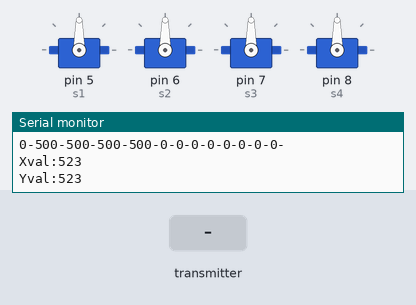
Bench run of a sketch on a simulated Arduino Uno, built with avr-gcc and run on an emulated ATmega328P. On the bench: 4 × servo, the last lines printed to the serial monitor. Inputs (shaded band) come from the test bench. No radio packets arrive unless stated.

Above: at 1.2 s.
1.3 s: the transmitter starts sending rInput.0 = 0
At 2.5 s:
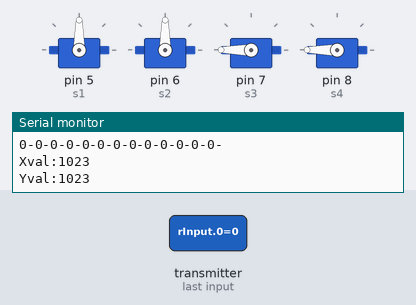
2.8 s: the transmitter starts sending rInput.1 = 512
At 3.6 s:
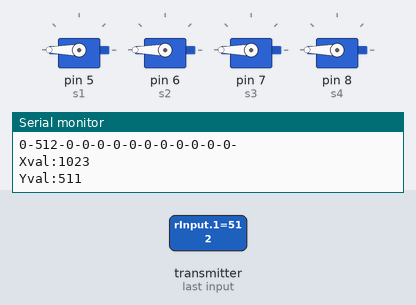
4.3 s: the transmitter starts sending rInput.2 = 1023
At 4.6 s:
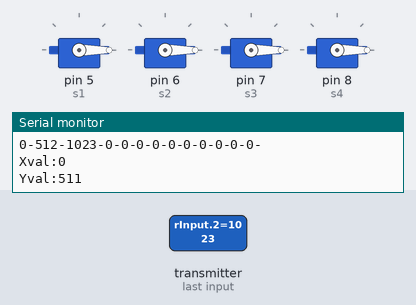
5.8 s: the transmitter starts sending rInput.1 = 1023
At 6.9 s:
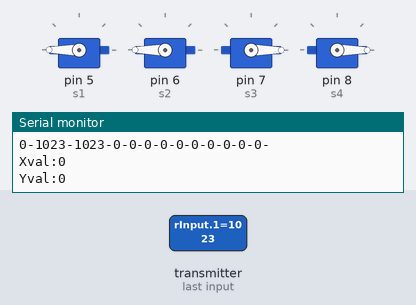
8.8 s: the transmitter starts sending rInput.1 = 0
At 9.8 s:
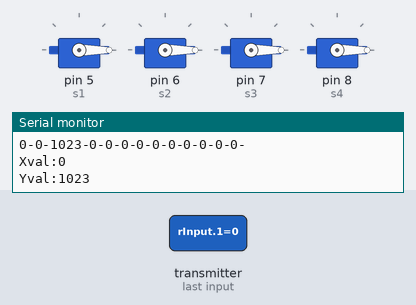
Timing chart, 0 to 11.3 s (numbered marks = the images above; inputs shaded):
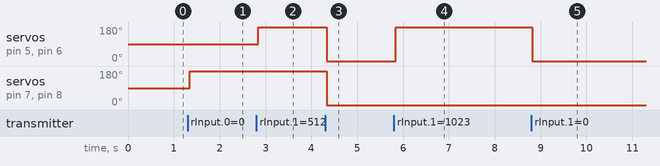

The sketch:

Robot_Receiver.ino
```cpp
#include <SPI.h>
#include<nRF24L01.h>
#include <RF24.h>

#include <Wire.h>
//def I2C slave address
#define SLAVE_ADDR 9
//define slave answer size
//#define ANSWERSIZE 5

#include <Servo.h>


RF24 radio(9,10); // CSN, CE <-WARNING MAY BE REVERSE!!!! CE CNS INSTEAD

Servo servo1;//R,R,L,L
Servo servo2;
Servo servo3;
Servo servo4;

const byte address[6] = "00001";

int ThresLow = 362;
int ThresHigh = 662;
int shootVal = 0;
//input vals
//int shootVal = 0;

int L_X_val=500; //cuz 500 is about the middle val
int L_Y_val=500;

int R_X_val=500;
int Y_X_val=500;

//fire buttons
int W1=0;
int W2=0;
int W3=0;
int W4=0;
int W5=0;
int W6=0;
int W7=0;
int W8=0;

int x_val;
int y_val;

//servo pins
const int s1=5;//R
const int s2=6;//R
const int s3=7;//L
const int s4=8;//L


//Wire char array setup

char gResp[11] = {};

void setup() {
  // put your setup code here, to run once:
  Serial.begin(115200);
  radio.begin();
  radio.openReadingPipe(0,address);
  radio.setPALevel(RF24_PA_LOW);
  radio.startListening();

  //setup servo wheels
  servo1.attach(5);//L
  servo1.detach();
  servo2.attach(6);//L
  servo2.detach();
  servo3.attach(7);//L
  servo3.detach();
  servo4.attach(8);//L
  servo4.detach();
  //initialize to be stationary just in case
  x_val=500;
  y_val=500;


  Wire.begin(SLAVE_ADDR);

  Wire.onRequest(requestEvent);
  Wire.onReceive(receiveEvent);
}

void receiveEvent(){
  while (0<Wire.available()){
    byte x = Wire.read();
  }

  Serial.println("Received Gun Req");
}

void requestEvent(){
  //gResp is char array response
  byte cSig[11]; //int size is 2?
  for( byte i=0; i<11; i++){
    cSig[i] = (byte)gResp[i];
  }

  //Wire.beginTransmission(SLAVE_ADDR);
  Wire.write(cSig, sizeof(cSig));
  //Wire.endTransmission();

}


void loop() {
  /*
  int test[13] = {digitalRead(SFpin),analogRead(L_X_pin), analogRead(L_Y_pin), analogRead(R_X_pin), analogRead(R_Y_pin),
  digitalRead(W1), digitalRead(W2), digitalRead(W3), digitalRead(W4),digitalRead(W5), digitalRead(W6), digitalRead(W7), digitalRead(W8) };
  */
  int rInput[13] = {0,500,500,500,500,0,0,0,0,0,0,0,0};
  //read in radio data
  delay(50);


  if (radio.available()) {//if signal read, overwrite
    //int rDirect[13] = {};
    radio.read(&rInput, sizeof(rInput));
  }


  for(int i=0; i<(sizeof(rInput)/sizeof(int));i++){
      Serial.print(rInput[i]);
      Serial.print("-");
    }
    Serial.println("");

  //Send rest of data through I2C to slave arduino
  //define data wanted to be sent
  /*
  int gSig[11] = {rInput[0], rInput[3], rInput[4], rInput[5], rInput[6], rInput[7], rInput[8], rInput[9], rInput[10], rInput[11], rInput[12]};
  byte cSig[11]; //int size is 2?
  for( byte i=0; i<11; i++){
    cSig[i] = (byte)gSig[i];
  }
  */
  //initialize char commands to be safe
  char gChar[11] = {'s','s','s', '0', '0','0', '0', '0', '0', '0','0'};

  if(rInput[0]==1){//safe or fire
    gChar[0]= 'f';
  }
  int rX = 1023-rInput[4];
  int rY = 1023-rInput[3];

  /*
  ThresLow = 362;
  ThresHigh = 662;
  */
  if(rX<ThresLow){//left or right
    gChar[1]='l';
  }else if(rX>ThresHigh){
    gChar[1]='r';
  }

  if(rY<ThresLow){//up or down
    gChar[2]='d';
  }else if(rY>ThresHigh){
    gChar[2]='u';
  }

  for(int i=0; i<8; i++){//Check values for all rocket batteries
    if(rInput[i+5]==1){
      gChar[i+3]='1';
    }
  }

  for(int i=0;i<11;i++){//copy gChar to global char array, gResp
    gResp[i]=gChar[i];
  }
  /*

  byte cSig[11]; //int size is 2?
  for( byte i=0; i<11; i++){
    cSig[i] = (byte)gChar[i];
  }

  Wire.beginTransmission(SLAVE_ADDR);
  Wire.write(cSig, sizeof(cSig));
  Wire.endTransmission();

    Serial.println("Byte?:");
  for(int i =0; i<(sizeof(cSig)/sizeof(byte));i++){
    Serial.print(cSig[i]);
    Serial.print("-");
  }
    Serial.println("");

  Serial.println("Back 2 int?:");
  for(int i =0; i<(sizeof(cSig)/sizeof(byte));i++){
    Serial.print((int)cSig[i]);
    Serial.print("-");
  }
    Serial.println("");
  */

  //translate those radio values into our shit.
  x_val= (1023-rInput[2]);
  y_val=(1023-rInput[1]);

  Serial.print("Xval:");
  Serial.println(x_val);

  Serial.print("Yval:");
  Serial.println(y_val);
  Serial.println("");


  //control servo wheels
  if (x_val>ThresLow && x_val <ThresHigh && y_val>ThresLow && y_val <ThresHigh){//stationary
    servo1.detach();
    servo2.detach();
    servo3.detach();
    servo4.detach();
    //float x_norm = (((x_val)/(362))*(89));
    //Serial.print("X_norm:");
    //Serial.print((int)x_norm);
    //Serial.print("servo_val: N/A");
  }
  else if(x_val>ThresLow && x_val <ThresHigh && y_val>ThresHigh ){//move forward
    servo1.detach();
    servo1.attach(s1);
    servo2.detach();
    servo2.attach(s2);
    servo3.detach();
    servo3.attach(s3);
    servo4.detach();
    servo4.attach(s4);
    //float x_norm = (((x_val)/(362))*(89));

    servo1.write(0);
    servo2.write(0);
    servo3.write(180);
    servo4.write(180);

    //Serial.print("X_norm:");
    //Serial.print((int)x_norm);
    //Serial.print("servo_val: 0");

  }
  else if(x_val>ThresLow && x_val <ThresHigh && y_val<ThresLow ){//move backwards
    servo1.detach();
    servo2.detach();
    servo1.attach(s1);
    servo2.attach(s2);
    servo3.detach();
    servo3.attach(s3);
    servo4.detach();
    servo4.attach(s4);
    //float x_norm = (90+((x_val-662)/(362))*(90));
    servo1.write(180);
    servo2.write(180);
    servo3.write(0);
    servo4.write(0);

    //Serial.print(x_norm);
    //Serial.print("X_norm:");
    //Serial.print((int)x_norm);

    //Serial.print("servo_val: 180");
  }


  else if(x_val<ThresLow && y_val>ThresLow && y_val <ThresHigh ){//turn left
    servo1.detach();
    servo2.detach();
    servo1.attach(s1);
    servo2.attach(s2);
    servo3.detach();
    servo3.attach(s3);
    servo4.detach();
    servo4.attach(s4);
    //float x_norm = (90+((x_val-662)/(362))*(90));
    servo1.write(0);
    servo2.write(0);
    servo3.write(0);
    servo4.write(0);

    //Serial.print(x_norm);
    //Serial.print("X_norm:");
    //Serial.print((int)x_norm);

    //Serial.print("servo_val: 180");
  }

  else if(x_val>ThresHigh && y_val>ThresLow && y_val <ThresHigh ){//turn right
    servo1.detach();
    servo2.detach();
    servo1.attach(s1);
    servo2.attach(s2);
    servo3.detach();
    servo3.attach(s3);
    servo4.detach();
    servo4.attach(s4);
    //float x_norm = (90+((x_val-662)/(362))*(90));
    servo1.write(180);
    servo2.write(180);
    servo3.write(180);
    servo4.write(180);

    //Serial.print(x_norm);
    //Serial.print("X_norm:");
    //Serial.print((int)x_norm);

    //Serial.print("servo_val: 180");
  }
  //R,R,L,L
  else if(x_val<ThresLow && y_val>ThresHigh ){//Forward left
    servo1.detach();
    servo2.detach();
    servo1.attach(s1);
    servo2.attach(s2);

    servo3.detach();
    //servo3.attach(s3);
    servo4.detach();
    //servo4.attach(s4);
    //float x_norm = (90+((x_val-662)/(362))*(90));
    servo1.write(0);
    servo2.write(0);
    //servo3.write(0);
    //servo4.write(0);

    //Serial.print(x_norm);
    //Serial.print("X_norm:");
    //Serial.print((int)x_norm);

    //Serial.print("servo_val: 180");
  }
  else if(x_val>ThresLow && y_val>ThresHigh ){//Forward right
    servo1.detach();
    servo2.detach();
    //servo1.attach(s1);
    //servo2.attach(s2);
    servo3.detach();
    servo3.attach(s3);
    servo4.detach();
    servo4.attach(s4);
    //float x_norm = (90+((x_val-662)/(362))*(90));
    //servo1.write(180);
    //servo2.write(180);
    servo3.write(180);
    servo4.write(180);

    //Serial.print(x_norm);
    //Serial.print("X_norm:");
    //Serial.print((int)x_norm);

    //Serial.print("servo_val: 180");
  }

  else if(x_val<ThresLow && y_val<ThresLow ){//Backward left
    servo1.detach();
    servo2.detach();
    servo1.attach(s1);
    servo2.attach(s2);
    servo3.detach();
    //servo3.attach(s3);
    servo4.detach();
    //servo4.attach(s4);
    //float x_norm = (90+((x_val-662)/(362))*(90));
    servo1.write(180);
    servo2.write(180);
    //servo3.write(180);
    //servo4.write(180);

    //Serial.print(x_norm);
    //Serial.print("X_norm:");
    //Serial.print((int)x_norm);

    //Serial.print("servo_val: 180");
  }

  else if(x_val>ThresHigh && y_val<ThresLow ){//Backward right
    servo1.detach();
    servo2.detach();
    //servo1.attach(s1);
    //servo2.attach(s2);
    servo3.detach();
    servo3.attach(s3);
    servo4.detach();
    servo4.attach(s4);
    //float x_norm = (90+((x_val-662)/(362))*(90));
    //servo1.write(0);
    //servo2.write(0);
    servo3.write(0);
    servo4.write(0);

    //Serial.print(x_norm);
    //Serial.print("X_norm:");
    //Serial.print((int)x_norm);

    //Serial.print("servo_val: 180");
   }

}
```

Measured:
- after the input at 1.3 s, servo on pin 7 (s3), servo on pin 8 (s4): 90° → 180° after 0.05 s
- after the input at 2.8 s, servo on pin 5 (s1), servo on pin 6 (s2): 90° → 180° at once
- after the input at 4.3 s, servo on pin 5 (s1), servo on pin 6 (s2), servo on pin 7 (s3), servo on pin 8 (s4): 180° → 0° at once
- after the input at 5.8 s, servo on pin 5 (s1), servo on pin 6 (s2): 0° → 180° at once
- after the input at 8.8 s, servo on pin 5 (s1), servo on pin 6 (s2): 180° → 0° at once
